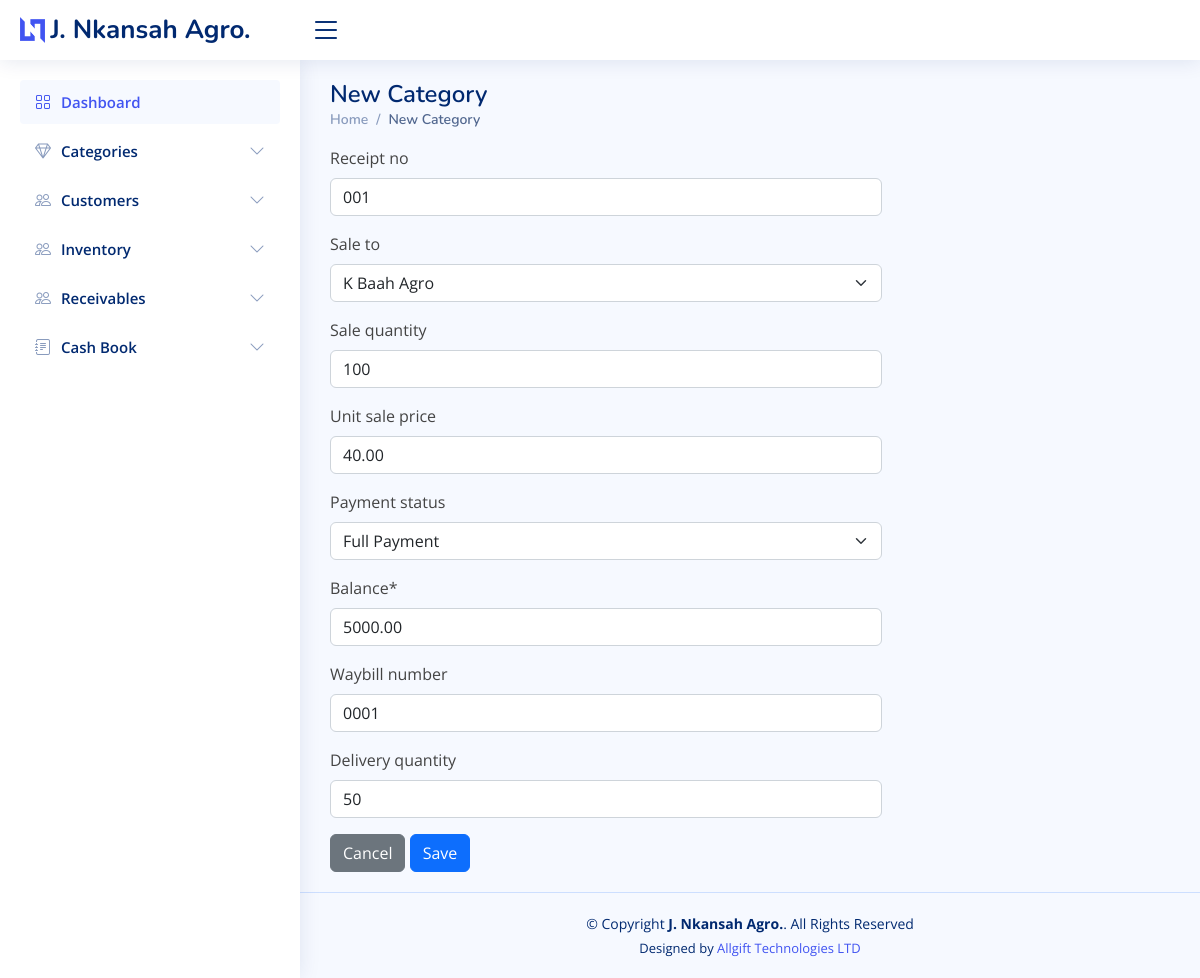
The app's page /inventory/issue_items/2/ with its own data.
### inventory/models.py (models this page shows, shortened)
class Stock(models.Model):
    category = models.ForeignKey(Category, on_delete=models.CASCADE, blank=True)
    item_name = models.CharField(max_length=50, blank=True, null=True)
    image = models.ImageField(default='product.png', upload_to='category_pics')
    receipt_no = models.CharField(max_length=50, blank=True, null=True)
    item_description = models.TextField(blank=True, null=True)
    quantity = models.IntegerField(default='0', blank=True, null=True)
    returned_quantity = models.IntegerField(default='0', blank=True, null=True)
    returned_by = models.ForeignKey(Customers, on_delete=models.DO_NOTHING, blank=True, null=True)
    unit_returned_price = models.DecimalField(max_digits=10, decimal_places=2, blank=True, null=True)
    total_returned_price = models.DecimalField(max_digits=10, decimal_places=2, blank=True, null=True)
    sale_quantity = models.IntegerField(default='0', blank=True, null=True)
    delivery_quantity = models.IntegerField(default='0', blank=True, null=True)
    yet_to_deliver = models.IntegerField(default='0', blank=True, null=True)
    waybill_number = models.CharField(max_length=50, blank=True, null=True)
    sale_by = models.CharField(max_length=50, blank=True, null=True)
    sale_to = models.ForeignKey(Customers, on_delete=models.DO_NOTHING, blank=True, null=True, related_name='sale_to')
    unit_sale_price = models.DecimalField(max_digits=10, decimal_places=2, blank=True, null=True)
    total_sale_price = models.DecimalField(max_digits=10, decimal_places=2, blank=True, null=True)
    payment_status = models.CharField(max_length=50, choices=Invoice_Choice, blank=True, null=True)
    balance = models.DecimalField(max_digits=10, decimal_places=2, default=0)
    created_on = models.DateTimeField(auto_now_add=True)
    last_updated = models.DateTimeField(auto_now=True)

### inventory/views.py (the view, shortened to what this page needs)
# urls.py: path('issue_items/<str:pk>/', views.issue_items, name="issue_items"),
def issue_items(request, pk):
    queryset = Stock.objects.get(id=pk)
    form = IssueForm(request.POST or None, instance=queryset)
    context = {
        "queryset": queryset,
        "form": form,
    }
    return render(request, "inventory/add_item.html", context)

### inventory/forms.py
class IssueForm(forms.ModelForm):
    class Meta:
        model = Stock
        fields = ['receipt_no', 'sale_to', 'sale_quantity', 'unit_sale_price', 'payment_status', 'balance',
                  'waybill_number', 'delivery_quantity']

### inventory/models.py (called while the page is built)
    def __str__(self):
        return self.name

### templates/inventory/add_item.html (shortened to what this page needs)
{% extends 'inventory/base.html' %}
{% load crispy_forms_tags %}
{% block content %}
     <div class="pagetitle">
      <h1>New Category</h1>
      <nav>
        <ol class="breadcrumb">
          <li class="breadcrumb-item"><a href="{% url 'home' %}">Home</a></li>
          <li class="breadcrumb-item active">New Category</li>
        </ol>
      </nav>
    </div>
     <section class="section dashboard">
      <div class="row">
        <div class="col-lg-8">
            <form action="" method="post">
                {{ form|crispy }}
                <a href="{% url 'category_list' %}"><div class="btn btn-secondary">Cancel</div></a>
                <input type="submit" value='Save' class="btn btn-primary"/>
            </form>
        </div>
      </div>
    </section>
{% endblock content %}

### static/inventory/assets/css/style.css (style rules this page uses)
:root { scroll-behavior: smooth; }
body { font-family: "Open Sans", sans-serif; background: #f6f9ff; color: #444444; }
a { color: #4154f1; text-decoration: none; }
h1, h2, h3, h4, h5, h6 { font-family: "Nunito", sans-serif; }
.pagetitle { margin-bottom: 10px; }
.pagetitle h1 { font-size: 24px; margin-bottom: 0; font-weight: 600; color: #012970; }
.breadcrumb { font-size: 14px; font-family: "Nunito", sans-serif; color: #899bbd; font-weight: 600; }
.breadcrumb a { color: #899bbd; transition: 0.3s; }
.breadcrumb .breadcrumb-item::before { color: #899bbd; }
.breadcrumb .active { color: #51678f; font-weight: 600; }

### records on screen
Stock: receipt_no "001", sale_to "K Baah Agro", sale_quantity "100", unit_sale_price "40.00", payment_status "Full Payment", balance "5000.00", waybill_number "0001", delivery_quantity "50"
